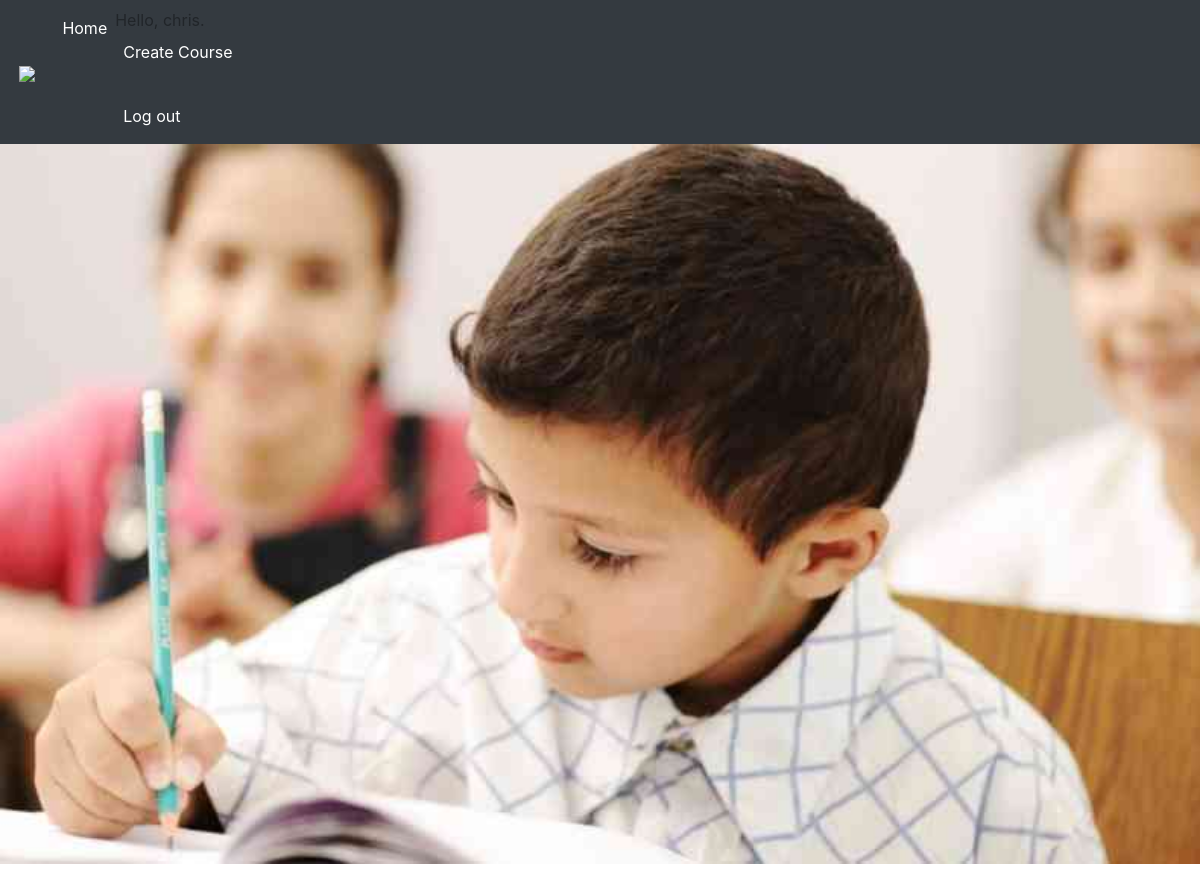
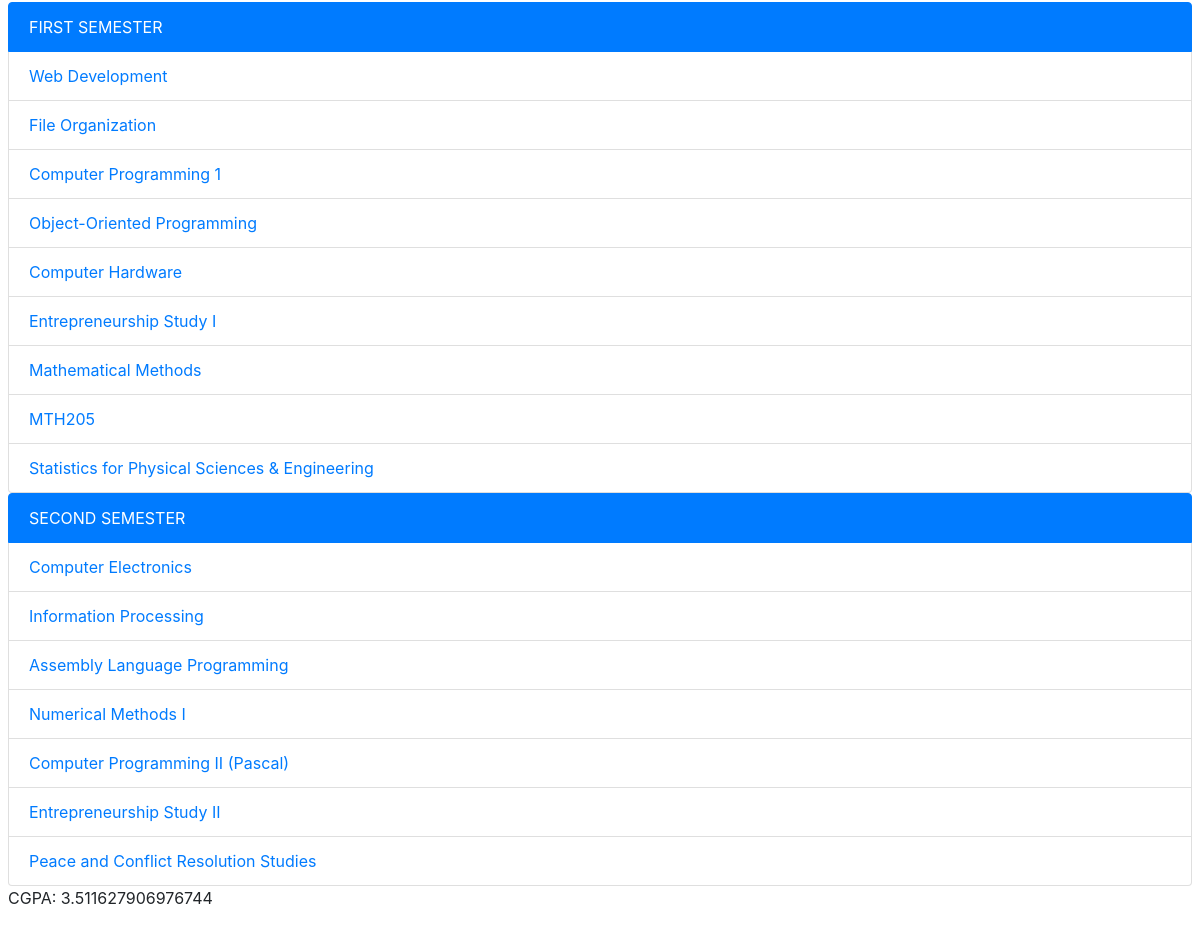
Screenshot of /level/200 (signed in) with the database file from the repository (2 pictures, top to bottom).
### stud/models.py (models this page shows)
class Course(models.Model):
  SEMESTER_CHOICES = (
    ('1ST', 'First Semester'),
    ('2ND', 'Second Semester'),
    )
  LEVEL_CHOICES = (
    ('100', '100 Level'),
    ('200', '200 Level'),
    ('300', '300 Level'),
    ('400', '400 Level'),
    ('500', '500 Level'),
    ('600', '600 Level'),
    )
  GRADE_CHOICES = (
    (5, 'A'),
    (4, 'B'),
    (3, 'C'),
    (2, 'D'),
    (1, 'E'),
    (0, 'F'),
    )
  title = models.CharField(max_length = 200)
  semester = models.CharField(max_length = 4, choices = SEMESTER_CHOICES)
  level = models.CharField(max_length = 4, choices = LEVEL_CHOICES)
  grade = models.IntegerField(choices = GRADE_CHOICES)
  score = models.IntegerField()
  unit = models.IntegerField(null=True)
  course_code = models.CharField(max_length=7, null=True)
  user = models.ForeignKey(User, blank=True, null=True, on_delete=models.CASCADE)
  class Meta:
    ordering = ('level',)
  def __str__(self):
    return self.title

### stud/views.py (the view)
# urls.py: path('level/<str:lev>', views.course_list, name='course-list'),
@login_required
def course_list(request, lev):
    lis = Course.objects.all().filter(user__username = request.user.username).order_by("-level").filter(level=lev)
    cgpa = getting_gp(lis, lis)/summing_unit(lis)
    context = {'1st': Course.objects.all().filter(user__username = request.user.username).filter(level=lev).filter(semester="1ST"),
      '2nd': Course.objects.all().filter(user__username = request.user.username).filter(level = lev).filter(semester="2ND"),
      'cgpa': cgpa,
    }
    return render(request, 'stud/course_list.html', context)

### stud/views.py (called while the page is built)
def summing_unit(i):
    return sum([x.unit for x in i])

def getting_gp(unit1, unit2):
  return sum([i.unit * j.grade for i, j in zip(unit1, unit2)])

### stud/templates/stud/course_list.html
{% extends 'base.html' %}
{% block content %}
<ul class="list-group">
  <li class="list-group-item active">FIRST SEMESTER</li>
  {% for course in 1st %}
      <li class="list-group-item"><a href = "{% url 'course-detail' course.id %}">{{course.title}}</a></li>
  {% endfor %}
</ul>
<ul class="list-group">
  <li class="list-group-item active">SECOND SEMESTER</li>
  {% for course in 2nd %}
      <li class="list-group-item"><a href = "{% url 'course-detail' course.id %}">{{course}}</a></li>
  {% endfor %}
</ul>
<p>CGPA: {{cgpa}}</p>
{% endblock content %}

### studproject/templates/base.html (shortened to what this page needs)
{% load static %}
<!doctype html>
<html lang="en">
  <head>
    <link rel="stylesheet" href="https://stackpath.bootstrapcdn.com/bootstrap/4.5.0/css/bootstrap.min.css">
  </head>
  <body>
    <header>
      <div>
      <nav class="navbar navbar-expand-lg navbar-dark bg-dark">
        <a class="navbar-brand" href="{% url 'index' %}"> <img id="logo" src="{% static 'logo.png' %}"></a>
        <div class="collapse navbar-collapse" id="navbarNav">
          <ul class="navbar-nav">
            <li class="nav-item active">
              <a class="nav-link" href="{% url 'index' %}">Home <span class="sr-only">(current)</span></a>
            </li>
            <li class="nav-item active">
              {% if user.is_authenticated %}
                Hello, {{ user.username }}.
                <a class="nav-link" href="{% url 'create' %}">Create Course</a> <br>
                <a class="nav-link" href="{% url 'logout' %}?next=/">Log out</a>
              {% else %}
                Not logged in <a class="nav-link" href="{% url 'login' %}?next=/">Log in</a>
              {% endif %}
            </li>
          </ul>
        </div>
      </nav>
      <div id="carouselExampleSlidesOnly" class="carousel slide" data-ride="carousel">
        <div class="carousel-inner">
          <div class="carousel-item active">
              <img id="1" src="{% static 'img1.png' %}" class="d-block w-100" alt="...">
          </div>
        </div>
      </div>
    </header>
    <div class="content">
    {% block content %}{% endblock content %}
    </div>
  </body>
</html>

### studproject/templates/base.html (style rules this page uses)
#logo { width: 2rem; padding: 0.2rem; }
.content { padding: 0.5rem; }

### rows the page displays
Course: title "Web Development"
Course: title "File Organization"
Course: title "Computer Programming 1"
Course: title "Object-Oriented Programming"
Course: title "Computer Hardware"
Course: title "Entrepreneurship Study I"
Course: title "Mathematical Methods"
Course: title "MTH205"
Course: title "Statistics for Physical Sciences & Engineering"
Course: title "Computer Electronics"
Course: title "Information Processing"
Course: title "Assembly Language Programming"
Course: title "Numerical Methods I"
Course: title "Computer Programming II (Pascal)"
Course: title "Entrepreneurship Study II"
Course: title "Peace and Conflict Resolution Studies"

### other values shown
{{ user.username }} "chris"
{{ cgpa }} "3.511627906976744"
